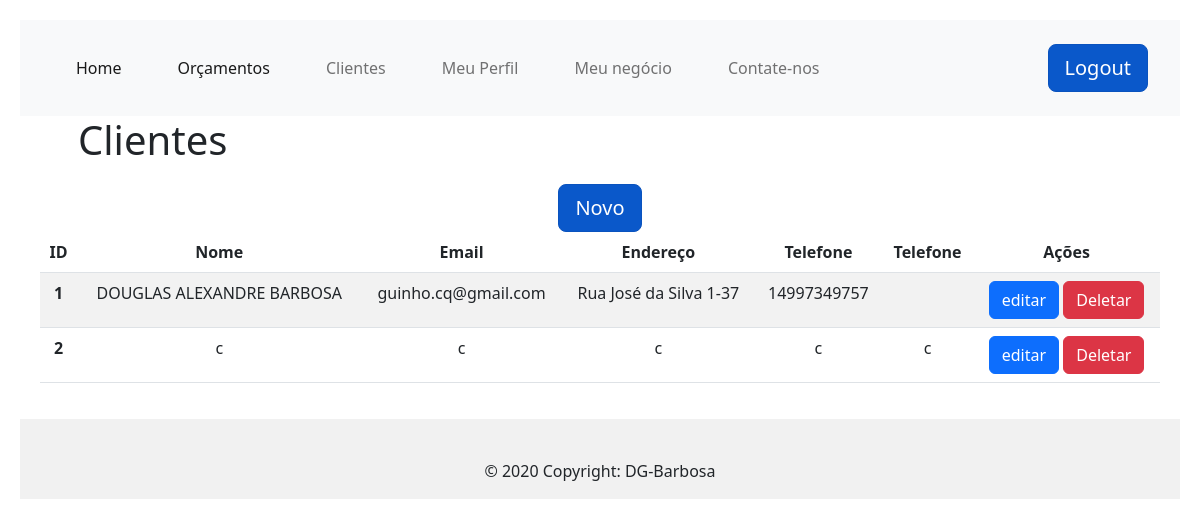
The page /clients (signed in) on the database its author committed.
### app/models/tables.py (models this page shows, shortened)
class Clients(db.Model):
    _tablename__ = "clients"
    id = db.Column(db.Integer, primary_key=True, autoincrement=True)
    name = db.Column(db.String(150))
    email = db.Column(db.String, unique=True)
    address = db.Column(db.String)
    phone = db.Column(db.String)
    phone2 = db.Column(db.String)

### app/controllers/default.py (the view)
@app.route("/clients", methods=['GET'])
def clients():
    clients =  Clients.query.all()
    return render_template(
        "clients.html",
        title = "Clientes", clients=clients)

### app/controllers/default.py (called while the page is built)
@lm.user_loader
def load_user(id):
    return User.query.filter_by(id=id).first()

### app/models/tables.py (called while the page is built)
    @property
    def is_authenticated(self):
        return True

### app/templates/clients.html
{% extends "base.html" %}
{% block conteudo %}
<h1 style="margin-left: 5%;">Clientes</h1>
<div class="position-relative overflow-hidden p-3 p-md-1 m-md-3 text-center ">
  <div>
    <a href="{{ url_for('cadastro_clientes') }}" class="btn btn-primary btn-lg active" role="button"
      aria-pressed="true">Novo</a>
  </div>
  <div>
    <table class="table table-striped">
      <thead class="thead-dark">
        <tr>
          <th scope="col">ID</th>
          <th scope="col">Nome</th>
          <th scope="col">Email</th>
          <th scope="col">Endereço</th>
          <th scope="col">Telefone</th>
          <th scope="col">Telefone</th>
          <th scope="col">Ações</th>
        </tr>
      </thead>
      <tbody>
        <tr>
          {% for client in clients %}
          <th scope="row">{{ client.id }}</th>
          <td>{{ client.name }}</td>
          <td>{{ client.email }}</td>
          <td>{{ client.address }}</td>
          <td>{{ client.phone }}</td>
          <td>{{ client.phone2 }}</td>
          <td>
            <a href="/edit">
              <input type="button" class="btn btn-primary" value="editar">
            </a>
            <a href="/delete/{{client.id}}">
              <input type="button" class="btn btn-danger" value="Deletar" />
            </a>
          </td>
        </tr>
        {% endfor %}
      </tbody>
    </table>
  </div>
</div>
{% endblock %}

### app/static/css/style.css (style rules this page uses)
body { padding: 20px; background-color: black; }
a:link { text-decoration: none; }

### rows shown on the page
Clients: id "1", name "DOUGLAS ALEXANDRE BARBOSA", email "guinho.cq@gmail.com", address "Rua José da Silva 1-37", phone "14997349757"
Clients: id "2", name "c", email "c", address "c", phone "c", phone2 "c"
